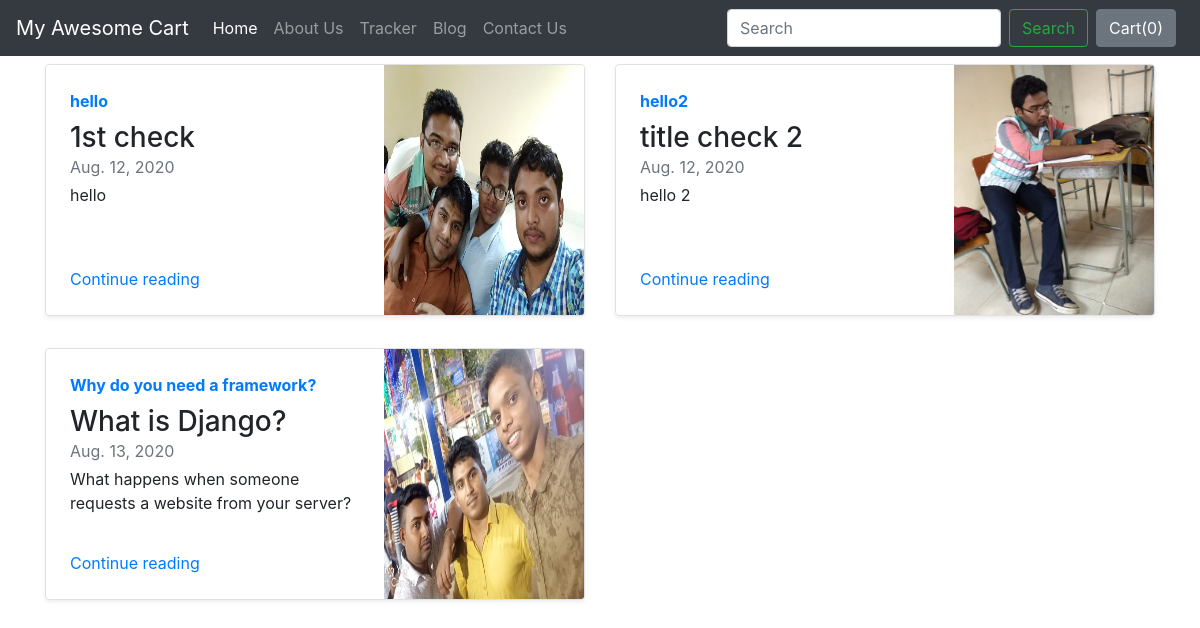
Screenshot of /blog/ with the database file from the repository.
### blog/models.py (models this page shows)
class Blogpost(models.Model):
    post_id = models.AutoField(primary_key=True)
    title = models.CharField(max_length=50)
    head0 = models.CharField(max_length=500, default="")
    chead0 = models.CharField(max_length=5000, default="")
    head1 = models.CharField(max_length=500, default="")
    chead1 = models.CharField(max_length=5000, default="")
    head2 = models.CharField(max_length=500, default="")
    chead2 = models.CharField(max_length=5000, default="")
    pub_date = models.DateField()
    thumbnail = models.ImageField(upload_to="shop/images",default="")
    def __str__(self):
        return self.title

### blog/views.py (the view)
# urls.py: path('',views.index, name='blogHome'),
def index(request):
    myposts = Blogpost.objects.all()
    print(myposts)
    return render(request, 'blog/index.html',{'myposts':myposts})

### blog/templates/blog/index.html (shortened to what this page needs)
{% extends 'blog/basic.html' %}
{% block body%}
<div class="container">
    <div class="row my-2">
        {% for item in myposts %}
        <div class="col-md-6">
            <div class="row no-gutters border rounded overflow-hidden flex-md-row mb-4 shadow-sm h-md-250 position-relative">
                <div class="col p-4 d-flex flex-column position-static">
                    <strong class="d-inline-block mb-2 text-primary">{{item.head0}}</strong>
                    <h3 class="mb-0">{{item.title}}</h3>
                    <div class="mb-1 text-muted">{{item.pub_date}}</div>
                    <p class="card-text mb-auto">{{item.head1}}</p>
                    <a class="stretched-link" href="blogpost/{{item.post_id}}">Continue reading</a>
                </div>
                <div class="col-auto d-none d-lg-block">
                    <img src="/media/{{item.thumbnail}}" aria-label="Placeholder: Thumbnail" class="bd-placeholder-img" focusable="false" height="250"
                         preserveAspectRatio="xMidYMid slice" role="img" width="200"/>
                </div>
            </div>
        </div>
        {% if forloop.counter|divisibleby:2 %}
    </div>
    <div class="row my-2">
        {% endif %}{% endfor %}
    </div>
    {% endblock %}

### blog/templates/blog/basic.html (shortened to what this page needs)
<!doctype html>
<html lang="en">
  <head>
    <link rel="stylesheet" href="https://stackpath.bootstrapcdn.com/bootstrap/4.2.1/css/bootstrap.min.css">
  </head>
  <body>
    <nav class="navbar navbar-expand-lg navbar-dark bg-dark">
  <a class="navbar-brand" href="/shop">My Awesome Cart</a>
  <div class="collapse navbar-collapse" id="navbarSupportedContent">
    <ul class="navbar-nav mr-auto">
      <li class="nav-item active">
        <a class="nav-link" href="/shop">Home <span class="sr-only">(current)</span></a>
      </li>
      <li class="nav-item">
        <a class="nav-link" href="/shop/about">About Us</a>
      </li>
      <li class="nav-item">
        <a class="nav-link" href="/shop/tracker">Tracker</a>
      </li>
      <li class="nav-item">
        <a class="nav-link" href="/blog">Blog</a>
      </li>
      <li class="nav-item">
        <a class="nav-link" href="/shop/contact">Contact Us</a>
      </li>
    </ul>
    <form class="form-inline my-2 my-lg-0">
      <input class="form-control mr-sm-2" type="search" placeholder="Search" aria-label="Search">
      <button class="btn btn-outline-success my-2 my-sm-0" type="submit">Search</button>
    </form>
    <button type="button" class="btn btn-secondary mx-2" id="popcart" data-container="body" data-toggle="popover" data-placement="bottom" data-html="true" data-content="Vivamus
sagittis lacus vel augue laoreet rutrum faucibus.">
  Cart(<span id="cart">0</span>)
</button>
  </div>
</nav>
  {% block body %} {% endblock %}
  </body>
</html>

### rows the page displays
Blogpost: head0 "hello", title "1st check", pub_date "Aug. 12, 2020", head1 "hello", thumbnail (picture)
Blogpost: head0 "hello2", title "title check 2", pub_date "Aug. 12, 2020", head1 "hello 2", thumbnail (picture)
Blogpost: head0 "Why do you need a framework?", title "What is Django?", pub_date "Aug. 13, 2020", head1 "What happens when someone requests a website from your server?", thumbnail (picture)
